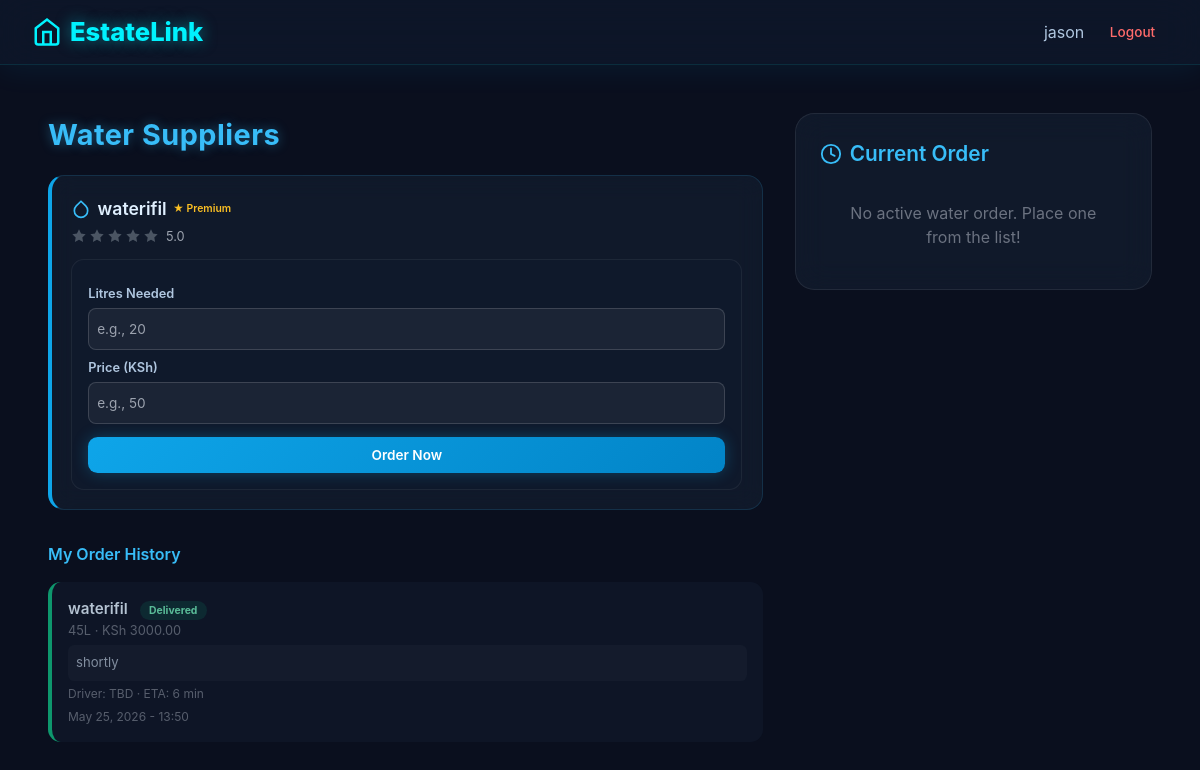
The page /water/ (signed in) on the database its author committed.
### core/models.py (models this page shows, shortened)
class WaterVendor(models.Model):
    name = models.CharField(max_length=100)
    user = models.OneToOneField(User, on_delete=models.SET_NULL, null=True, blank=True, related_name='watervendor')
    rating = models.DecimalField(max_digits=3, decimal_places=1, default=5.0)
    estate = models.ForeignKey(Estate, on_delete=models.CASCADE, related_name='water_vendors')
    is_subscribed = models.BooleanField(default=False)

class WaterOrder(models.Model):
    customer = models.ForeignKey(User, on_delete=models.CASCADE, related_name='water_orders')
    vendor = models.ForeignKey(WaterVendor, on_delete=models.CASCADE, related_name='orders')
    status = models.CharField(max_length=20, default='Pending')
    driver_name = models.CharField(max_length=100, blank=True)
    eta_minutes = models.IntegerField(null=True, blank=True)
    litres = models.IntegerField(null=True, blank=True, help_text="Litres of water needed")
    price = models.DecimalField(max_digits=10, decimal_places=2, null=True, blank=True, help_text="Price willing to pay (KSh)")
    vendor_response = models.TextField(blank=True)
    created_at = models.DateTimeField(auto_now_add=True)

### core/views.py (the view)
# urls.py: path('water/', views.water_view, name='water'),
@login_required
def water_view(request):
    estate = request.user.userprofile.estate
    vendors = WaterVendor.objects.filter(estate=estate).exclude(user=request.user).order_by('-is_subscribed', 'name')
    active_order = WaterOrder.objects.filter(customer=request.user, status__in=['Pending','Accepted','On The Way']).last()
    my_orders = WaterOrder.objects.filter(customer=request.user).order_by('-created_at')[:10]
    if request.method == 'POST':
        form = OrderWaterForm(request.POST, estate=estate, user=request.user)
        if form.is_valid():
            order = form.save(commit=False); order.customer = request.user; order.status = 'Pending'; order.save()
            vendor = order.vendor
            if vendor.estate == estate and vendor.user:
                Notification.objects.create(user=vendor.user, title="New Water Order", message=f"{request.user.username} wants {order.litres}L at KSh {order.price}. Accept or decline.", notification_type='water_order', related_id=order.id)
                messages.success(request, f"Order sent to {vendor.name}!")
            else:
                for admin in EstateAdmin.objects.filter(estate=estate, is_subscribed=True):
                    Notification.objects.create(user=admin.user, title="External Water Order", message=f"{request.user.username} ordered {order.litres}L from {vendor.name} (external) at KSh {order.price}.", notification_type='water_order', related_id=order.id)
                messages.success(request, "Order placed! Admin notified.")
            return redirect('water')
    else:
        form = OrderWaterForm(estate=estate, user=request.user)
    return render(request, 'core/water.html', {'vendors': vendors, 'active_order': active_order, 'form': form, 'my_orders': my_orders})

### core/forms.py
class OrderWaterForm(forms.ModelForm):
    litres = forms.IntegerField(min_value=1, required=True, widget=forms.NumberInput(attrs={'placeholder': 'Litres needed'}))
    price = forms.DecimalField(max_digits=10, decimal_places=2, required=True, widget=forms.NumberInput(attrs={'placeholder': 'Price (KSh)'}))
    class Meta:
        model = WaterOrder
        fields = ['vendor', 'litres', 'price']
    def __init__(self, *args, **kwargs):
        estate = kwargs.pop('estate', None)
        self.user = kwargs.pop('user', None)
        super().__init__(*args, **kwargs)
        if estate:
            qs = WaterVendor.objects.filter(estate=estate)
            if self.user:
                qs = qs.exclude(user=self.user)
            self.fields['vendor'].queryset = qs

### core/context_processors.py (called while the page is built)
def custom_tabs(request):
    tabs = []
    if request.user.is_authenticated:
        try:
            profile = request.user.userprofile
            if profile and profile.estate:
                from .models import CustomTab
                tabs = CustomTab.objects.filter(
                    estate=profile.estate,
                    is_active=True
                ).order_by('created_at')
        except Exception:
            pass
    return {'custom_tabs': tabs}

### core/templates/core/water.html (shortened to what this page needs)
{% extends 'core/base.html' %}
{% block content %}
<div class="water-container">
  <div>
    <h2 class="section-title">Water Suppliers</h2>
    <div class="vendor-list">
      {% for vendor in vendors %}
        <div class="vendor-card">
          <div class="vendor-info">
            <div class="vendor-name">
              <svg viewBox="0 0 24 24" fill="none" stroke-width="2" stroke-linecap="round" stroke-linejoin="round">
                <path d="M12 2.69l5.66 5.66a8 8 0 1 1-11.31 0z"/>
              </svg>
              {{ vendor.name }}
              {% if vendor.is_subscribed %}<span style="font-size:0.65rem;color:#fbbf24;">★ Premium</span>{% endif %}
            </div>
            <div class="vendor-rating">
              {% for i in "12345" %}
                {% if forloop.counter <= vendor.rating|floatformat:"0" %}
                  <svg class="star-filled" viewBox="0 0 24 24"><path d="M12 2l3.09 6.26L22 9.27l-5 4.87 1.18 6.88L12 17.77l-6.18 3.25L7 14.14 2 9.27l6.91-1.01L12 2z"/></svg>
                {% else %}
                  <svg class="star-empty" viewBox="0 0 24 24"><path d="M12 2l3.09 6.26L22 9.27l-5 4.87 1.18 6.88L12 17.77l-6.18 3.25L7 14.14 2 9.27l6.91-1.01L12 2z"/></svg>
                {% endif %}
              {% endfor %}
              <span class="rating-value">{{ vendor.rating }}</span>
            </div>
          </div>
          <form method="post" class="order-form-card">
            <label for="litres_{{ vendor.id }}">Litres Needed</label>
            <input type="number" name="litres" id="litres_{{ vendor.id }}" placeholder="e.g., 20" min="1" required>
            <label for="price_{{ vendor.id }}">Price (KSh)</label>
            <input type="number" name="price" id="price_{{ vendor.id }}" placeholder="e.g., 50" required>
            <button type="submit" class="order-btn">Order Now</button>
          </form>
        </div>
      {% empty %}
        <p class="empty-state">No water vendors available for your estate.</p>
      {% endfor %}
    </div>
    {% if my_orders %}
    <div class="history-section">
      <h3 style="color:#38bdf8;font-weight:600;margin-bottom:1rem;">My Order History</h3>
      {% for order in my_orders %}
      <div class="history-card {% if order.status == 'Accepted' %}accepted{% elif order.status == 'Declined' %}declined{% elif order.status == 'Delivered' %}delivered{% endif %}">
        <h4>
          {{ order.vendor.name }}
          <span class="badge {% if order.status == 'Pending' %}badge-pending{% elif order.status == 'Accepted' %}badge-accepted{% elif order.status == 'Declined' %}badge-declined{% elif order.status == 'On The Way' %}badge-ontheway{% elif order.status == 'Delivered' %}badge-delivered{% endif %}">{{ order.status }}</span>
        </h4>
        <p class="vendor-line">{{ order.litres }}L · KSh {{ order.price }}</p>
        {% if order.vendor_response %}
        <div class="response">{{ order.vendor_response }}</div>
        {% endif %}
        {% if order.driver_name %}<p class="meta">Driver: {{ order.driver_name }}{% if order.eta_minutes %} · ETA: {{ order.eta_minutes }} min{% endif %}</p>{% endif %}
        <p class="meta">{{ order.created_at|date:"M d, Y - H:i" }}</p>
      </div>
      {% endfor %}
    </div>
    {% endif %}
  </div>
  <div>
    <div class="order-panel">
      <h2>
        <svg viewBox="0 0 24 24" fill="none" stroke-width="2" stroke-linecap="round" stroke-linejoin="round">
          <circle cx="12" cy="12" r="10"/><polyline points="12 6 12 12 16 14"/>
        </svg>
        Current Order
      </h2>
      {% if active_order %}
        <div class="active-order">
          <div class="order-detail"><span class="label">Vendor</span><span class="value">{{ active_order.vendor.name }}</span></div>
          <div class="order-detail"><span class="label">Litres</span><span class="value">{{ active_order.litres }}L</span></div>
          <div class="order-detail"><span class="label">Price</span><span class="value">KSh {{ active_order.price }}</span></div>
          <div class="order-detail"><span class="label">Status</span><span class="value" style="color:#38bdf8;">{{ active_order.status }}</span></div>
          {% if active_order.driver_name %}
          <div class="order-detail"><span class="label">Driver</span><span class="value">{{ active_order.driver_name }}</span></div>
          {% endif %}
          {% if active_order.eta_minutes %}
          <div class="eta">
            <svg viewBox="0 0 24 24" fill="none" stroke-width="2" stroke-linecap="round" stroke-linejoin="round">
              <polyline points="22 12 18 12 15 21 9 3 6 12 2 12"/>
            </svg>
            {{ active_order.eta_minutes }} min
          </div>
          {% endif %}
          {% if active_order.vendor_response %}
          <div class="response" style="margin-top:0.5rem;">{{ active_order.vendor_response }}</div>
          {% endif %}
        </div>
      {% else %}
        <div class="no-order">No active water order. Place one from the list!</div>
      {% endif %}
    </div>
  </div>
</div>
{% endblock %}

### core/templates/core/base.html (shortened to what this page needs)
<!DOCTYPE html>
<html lang="en">
<head>
    <script src="https://cdn.tailwindcss.com"></script>
    <link href="https://cdnjs.cloudflare.com/ajax/libs/flowbite/2.2.0/flowbite.min.css" rel="stylesheet" />
</head>
<body>
    <nav class="sticky top-0 z-50 glass-nav">
        <div class="max-w-7xl mx-auto px-4 sm:px-6 lg:px-8">
            <div class="flex justify-between h-16 items-center">
                <a href="{% url 'dashboard' %}" class="flex items-center gap-2 logo-text">
                    <svg width="30" height="30" viewBox="0 0 24 24" fill="none" stroke="currentColor" stroke-width="2">
                        <path d="M3 9l9-7 9 7v11a2 2 0 0 1-2 2H5a2 2 0 0 1-2-2z"/>
                        <polyline points="9 22 9 12 15 12 15 22"/>
                    </svg>
                    EstateLink
                </a>
                <div class="flex items-center space-x-4">
                    {% if user.is_authenticated %}
                        <div class="nav-links">
                            <span class="user-greeting">{{ user.username }}</span>
                            <a href="{% url 'logout' %}" class="logout-link">Logout</a>
                        </div>
                    {% else %}
                        <a href="{% url 'login' %}" class="login-link">Login</a>
                    {% endif %}
                </div>
            </div>
        </div>
    </nav>
    <main class="max-w-7xl mx-auto px-4 sm:px-6 lg:px-8 py-8">
        {% block content %}{% endblock %}
    </main>
</body>
</html>

### core/templates/core/base.html (style rules this page uses)
body { font-family: 'Inter', system-ui, -apple-system, sans-serif; background: #0a0f1e; color: #e0f0ff; min-height: 100vh; }
.glass-nav { background: rgba(15, 25, 45, 0.7); backdrop-filter: blur(20px); border-bottom: 1px solid rgba(0, 255, 255, 0.1); box-shadow: 0 4px 30px rgba(0, 180, 255, 0.08); }
.logo-text { font-size: 1.6rem; font-weight: 800; color: #00f2fe; text-shadow: 0 0 15px rgba(0, 242, 254, 0.5); text-decoration: none; }
.user-greeting { color: #b0c7e0; display: flex; align-items: center; gap: 0.4rem; }
.logout-link { color: #ff6b6b; font-size: 0.85rem; font-weight: 500; padding: 0.3rem 0.8rem; border-radius: 0.5rem; text-decoration: none; }
.nav-links { display: flex; align-items: center; gap: 0.8rem; }

### core/templates/core/water.html (style rules this page uses)
body { background: #0a0f1e !important; font-family: 'Inter', system-ui, -apple-system, sans-serif; }
.water-container { max-width: 1200px; margin: 0 auto; padding: 1rem; display: grid; grid-template-columns: 2fr 1fr; gap: 2rem; }
.section-title { font-size: 1.8rem; font-weight: 700; color: #38bdf8; text-shadow: 0 0 12px rgba(56, 189, 248, 0.4); margin-bottom: 1.2rem; letter-spacing: 0.5px; }
.vendor-list { display: flex; flex-direction: column; gap: 1rem; }
.vendor-card { background: rgba(18, 28, 46, 0.8); backdrop-filter: blur(12px); border: 1px solid rgba(56, 189, 248, 0.15); border-left: 4px solid #0ea5e9; border-radius: 1rem; padding: 1.2rem; transition: all 0.25s ease; }
.vendor-info { margin-bottom: 0.8rem; }
.vendor-name { font-weight: 600; font-size: 1.1rem; color: #e0f0ff; display: flex; align-items: center; gap: 0.4rem; }
.vendor-name svg { width: 20px; height: 20px; stroke: #38bdf8; }
.vendor-rating { display: flex; align-items: center; gap: 2px; margin-top: 0.3rem; }
.star-empty { width: 16px; height: 16px; fill: #4b5563; }
.rating-value { font-size: 0.8rem; color: #9ca3af; margin-left: 0.3rem; }
.order-form-card { background: rgba(18, 28, 46, 0.6); border: 1px solid rgba(255,255,255,0.06); border-radius: 0.8rem; padding: 1rem; margin-top: 0.5rem; }
.order-form-card label { display: block; font-size: 0.8rem; font-weight: 600; color: #b0c7e0; margin-bottom: 0.3rem; margin-top: 0.5rem; }
.order-form-card input, .order-form-card select { width: 100%; background: rgba(255,255,255,0.05); border: 1px solid rgba(255,255,255,0.15); border-radius: 0.5rem; padding: 0.5rem; color: white; outline: none; font-size: 0.85rem; }
.order-btn { background: linear-gradient(135deg, #0ea5e9, #0284c7); border: none; color: white; padding: 0.5rem 1.5rem; border-radius: 0.6rem; font-weight: 600; font-size: 0.85rem; cursor: pointer; transition: 0.2s; box-shadow: 0 0 15px rgba(14, 165, 233, 0.3); margin-top: 0.8rem; width: 100%; }
.order-panel { background: rgba(18, 28, 46, 0.8); backdrop-filter: blur(15px); border: 1px solid rgba(255, 255, 255, 0.08); border-radius: 1.2rem; padding: 1.5rem; height: fit-content; }
.order-panel h2 { font-size: 1.3rem; font-weight: 600; color: #38bdf8; margin-bottom: 1rem; display: flex; align-items: center; gap: 0.5rem; }
.order-panel h2 svg { width: 22px; height: 22px; stroke: #38bdf8; }
.no-order { color: #6b7280; text-align: center; padding: 1rem; }
.history-section { margin-top: 2rem; }
.history-card { background: rgba(18, 28, 46, 0.7); border-radius: 0.8rem; padding: 1rem; margin-bottom: 0.6rem; border-left: 4px solid #3b82f6; }
.history-card.delivered { border-left-color: #10b981; opacity: 0.8; }
.history-card h4 { color: #e0f0ff; font-weight: 600; margin: 0; font-size: 0.95rem; }
.history-card .vendor-line { color: #6b7280; font-size: 0.8rem; }
.history-card .response { color: #a0aec0; font-size: 0.82rem; margin-top: 0.3rem; background: rgba(255,255,255,0.03); padding: 0.5rem; border-radius: 0.4rem; }
.history-card .meta { color: #6b7280; font-size: 0.75rem; margin-top: 0.3rem; }
.badge { display: inline-block; padding: 0.1rem 0.6rem; border-radius: 999px; font-size: 0.65rem; font-weight: 700; margin-left: 0.5rem; }
.badge-delivered { background: rgba(16,185,129,0.15); color: #6ee7b7; }

### rows shown on the page
WaterVendor: name "waterifil", is_subscribed "★ Premium", rating "5.0"
WaterOrder: vendor.name "waterifil", status "Delivered", litres "45", price "3000.00", vendor_response "shortly", driver_name "TBD", eta_minutes "6", created_at "May 25, 2026 - 13:50"

### other values the page prints
{{ user.username }} "jason"
